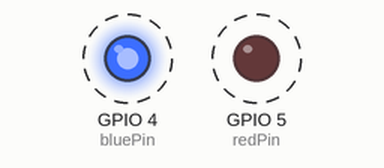
The program below on a simulated ESP32-S3. Parts: output pins drawn as LEDs (lit = HIGH). Dashed ring = blinking. What the program prints to the serial monitor is not drawn.

Above: at 1.02 s.
Timing chart, 0 to 4.0 s (numbered marks = the images above):
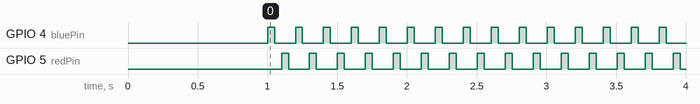

The program:

main.cpp
```cpp
#include <Arduino.h>

const int bluePin = 4;
const int redPin = 5;


void setup() {
  Serial.begin(115200);
  delay(1000);
  Serial.println("Система запущена!");

  pinMode(bluePin, OUTPUT);
  pinMode(redPin, OUTPUT);
  digitalWrite(bluePin, LOW);
  digitalWrite(redPin, LOW);
}

void loop() {
  // Мигаємо синім
  Serial.println("Вмикаю СИНІЙ (GPIO 5)");
  digitalWrite(bluePin, HIGH);
  delay(50);
  digitalWrite(bluePin, LOW);
  delay(50);

  // Мигаємо червоним
  Serial.println("Вмикаю ЧЕРВОНИЙ (GPIO 4)");
  digitalWrite(redPin, HIGH);
  delay(50);
  digitalWrite(redPin, LOW);
  delay(50);
}
```

Measured:
- by itself, GPIO 4 (bluePin), GPIO 5 (redPin): alternates HIGH for 0.05 s and LOW for 0.15 s
- by itself, everything shown: repeats every 0.60 s, in 4 steps
